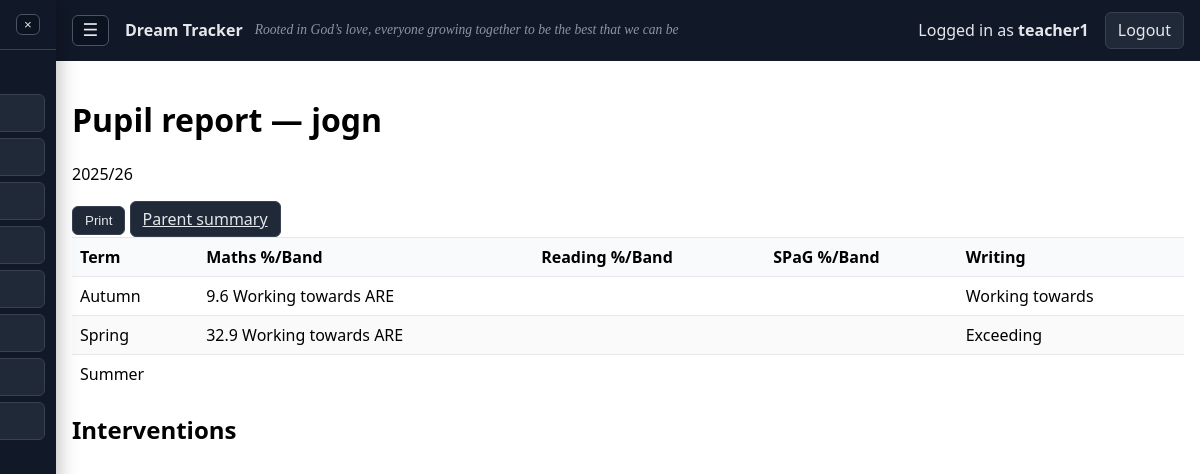
The app's page /reports/pupil/1 (signed in) with its own data.
### models.py (models this page shows, shortened)
class Teacher(UserMixin, db.Model):
    __tablename__ = "teachers"
    id = db.Column(db.Integer, primary_key=True)
    username = db.Column(db.String(80), unique=True, nullable=False)
    password_hash = db.Column(db.String(255), nullable=False)
    class_id = db.Column(db.Integer, db.ForeignKey("classes.id"))
    is_admin = db.Column(db.Boolean, nullable=False, default=False)
    is_active = db.Column(db.Boolean, nullable=False, default=True)
    class_links = db.relationship("TeacherClass", back_populates="teacher", cascade="all, delete-orphan")
    classes = db.relationship("SchoolClass", secondary="teacher_classes", viewonly=True)

class Pupil(db.Model):
    __tablename__ = "pupils"
    id = db.Column(db.Integer, primary_key=True)
    class_id = db.Column(db.Integer, db.ForeignKey("classes.id"), nullable=False)
    number = db.Column(db.Integer, nullable=True)  # optional display No.
    name = db.Column(db.String(120), nullable=False, index=True)
    gender = db.Column(db.String(1), nullable=True)  # 'M' or 'F'
    pupil_premium = db.Column(db.Boolean, default=False)
    laps = db.Column(db.Boolean, default=False)
    service_child = db.Column(db.Boolean, default=False)
    updated_at = db.Column(db.DateTime, default=datetime.utcnow, onupdate=datetime.utcnow)
    results = db.relationship("Result", backref="pupil", cascade="all, delete-orphan")
    writing_results = db.relationship("WritingResult", backref="pupil", cascade="all, delete-orphan")
    sats_scores = db.relationship("SatsScore", backref="pupil", cascade="all, delete-orphan")
    class_history = db.relationship("PupilClassHistory", backref="pupil", cascade="all, delete-orphan")
    __table_args__ = (
    )

class AcademicYear(db.Model):
    __tablename__ = "academic_years"
    id = db.Column(db.Integer, primary_key=True)
    label = db.Column(db.String(9), unique=True, nullable=False)  # "2025/26"
    start_date = db.Column(db.Date, nullable=True)
    end_date = db.Column(db.Date, nullable=True)
    is_current = db.Column(db.Boolean, default=False, nullable=False)

class Result(db.Model):
    __tablename__ = "results"
    id = db.Column(db.Integer, primary_key=True)
    pupil_id = db.Column(db.Integer, db.ForeignKey("pupils.id"), nullable=False)
    academic_year_id = db.Column(db.Integer, db.ForeignKey("academic_years.id"), nullable=False)
    academic_year = db.relationship("AcademicYear")
    class_id_snapshot = db.Column(db.Integer, db.ForeignKey("classes.id"), nullable=True)
    term = db.Column(db.String(10), nullable=False)  # "Autumn" | "Spring" | "Summer"
    subject = db.Column(db.String(20), nullable=False, default="maths", index=True)
    arithmetic = db.Column(db.Float, nullable=True)
    reasoning = db.Column(db.Float, nullable=True)
    reading_p1 = db.Column(db.Float, nullable=True)
    reading_p2 = db.Column(db.Float, nullable=True)
    spelling = db.Column(db.Float, nullable=True)
    grammar = db.Column(db.Float, nullable=True)
    combined_pct = db.Column(db.Float, nullable=True)  # auto-calculated
    summary = db.Column(db.String(30), nullable=True)  # auto-assigned band (text)
    note = db.Column(db.Text, nullable=True)
    created_at = db.Column(db.DateTime, default=datetime.utcnow)
    updated_at = db.Column(db.DateTime, default=datetime.utcnow, onupdate=datetime.utcnow)
    updated_by_teacher_id = db.Column(db.Integer, db.ForeignKey("teachers.id"), nullable=True)
    __table_args__ = (
        db.UniqueConstraint('pupil_id', 'academic_year_id', 'term', 'subject', name='uq_pupil_year_term_subject'),
    )

class WritingResult(db.Model):
    __tablename__ = "writing_results"
    id = db.Column(db.Integer, primary_key=True)
    pupil_id = db.Column(db.Integer, db.ForeignKey("pupils.id"), nullable=False)
    academic_year_id = db.Column(db.Integer, db.ForeignKey("academic_years.id"), nullable=False)
    academic_year = db.relationship("AcademicYear")
    term = db.Column(db.String(10), nullable=False)  # "Autumn" | "Spring" | "Summer"
    band = db.Column(db.String(30), nullable=False)  # working_towards | working_at | exceeding
    note = db.Column(db.Text, nullable=True)
    created_at = db.Column(db.DateTime, default=datetime.utcnow)
    __table_args__ = (
        db.UniqueConstraint('pupil_id', 'academic_year_id', 'term', name='uq_writing_pupil_year_term'),
    )

### app.py (the view)
    @app.route("/reports/pupil/<int:pupil_id>")
    @login_required
    def report_pupil(pupil_id):
        pupil = Pupil.query.get_or_404(pupil_id)
        require_pupil_access(pupil)
        year = parse_year_id_or_current(request.args.get("year"))
        subject = (request.args.get("subject") or "maths").strip().lower()
        if subject not in (*SUBJECTS, "writing"):
            subject = "maths"
        results = Result.query.filter_by(pupil_id=pupil.id, academic_year_id=year.id).all()
        writing = WritingResult.query.filter_by(pupil_id=pupil.id, academic_year_id=year.id).all()
        interventions = Intervention.query.filter_by(pupil_id=pupil.id, academic_year_id=year.id).order_by(Intervention.created_at.desc()).all()
        by_term = {t: {"core": {}, "combined": None, "band": None} for t in TERMS}
        for r in results:
            bucket = by_term.get(r.term)
            if not bucket:
                continue
            bucket["core"][r.subject] = {"a": r.arithmetic if r.subject == 'maths' else (r.reading_p1 if r.subject == 'reading' else r.spelling), "b": r.reasoning if r.subject == 'maths' else (r.reading_p2 if r.subject == 'reading' else r.grammar), "combined": r.combined_pct, "band": r.summary}
        for w in writing:
            if w.term in by_term:
                by_term[w.term]["writing_band"] = writing_band_label(w.band)
        return render_template("report_pupil.html", pupil=pupil, year=year, by_term=by_term, interventions=interventions, subject=subject, terms=TERMS)

### templates/report_pupil.html (shortened to what this page needs)
{% extends "layout.html" %}
{% block content %}
<h1>Pupil report — {{ pupil.name }}</h1>
<p>{{ year.label }}</p>
<button class="button" onclick="window.print()">Print</button>
<a class="button" href="{{ url_for('report_parent_summary', pupil_id=pupil.id, year=year.id) }}">Parent summary</a>
<table class="table-sticky"><thead><tr><th>Term</th><th>Maths %/Band</th><th>Reading %/Band</th><th>SPaG %/Band</th><th>Writing</th></tr></thead><tbody>
{% for t in terms %}
<tr>
<td>{{ t }}</td>
<td>{{ by_term[t].core.get('maths',{}).get('combined','') }} {{ by_term[t].core.get('maths',{}).get('band','') }}</td>
<td>{{ by_term[t].core.get('reading',{}).get('combined','') }} {{ by_term[t].core.get('reading',{}).get('band','') }}</td>
<td>{{ by_term[t].core.get('spag',{}).get('combined','') }} {{ by_term[t].core.get('spag',{}).get('band','') }}</td>
<td>{{ by_term[t].get('writing_band','') }}</td>
</tr>
{% endfor %}</tbody></table>
<h2>Interventions</h2>
{% endblock %}

### templates/layout.html (shortened to what this page needs)
<!doctype html>
<html lang="en">
<head>
</head>
<body>
  {% set sidebar_params = namespace(values={}) %}
  {% for key in ['year','term','class','gender','pp','laps','svc','min_pct','max_pct','band'] %}
    {% if request.args.get(key) %}
      {% set _ = sidebar_params.values.update({key: request.args.get(key)}) %}
    {% endif %}
  {% endfor %}
  {% set sidebar_subject = request.view_args.get('subject') if request.view_args and request.view_args.get('subject') else request.args.get('subject', 'maths') %}
  {% set sidebar_mode = request.args.get('mode', 'table' if current_user.is_admin else 'home') %}
  {% set reports_href = url_for('reports', **sidebar_params.values) %}
  {% set is_year6_menu = y6_nav is not none %}
  {% if current_user.is_authenticated %}
    <div id="sidebarHoverZone" class="hover-zone" aria-hidden="true"></div>
    <aside id="sidebar" class="sidebar" aria-label="Main menu">
      <div class="sidebar-head">
        <button id="menuCloseBtn" class="sidebar-close" aria-label="Close menu" type="button">×</button>
      </div>
      <nav class="sidebar-nav">
        <div class="section-title">Teacher</div>
        {% if is_year6_menu %}
          <a class="sidebar-link {{ 'active' if request.endpoint == 'y6_home' or (request.endpoint == 'dashboard' and sidebar_mode == 'home') else '' }}" href="{{ url_for('y6_home', **sidebar_params.values) }}">Home</a>
          <a class="sidebar-link {{ 'active' if request.endpoint in ['y6_sats_tracker', 'sats_page'] else '' }}" href="{{ url_for('y6_sats_tracker', **sidebar_params.values) }}">SATs Tracker</a>
          <a class="sidebar-link {{ 'active' if request.endpoint in ['y6_writing', 'writing_dashboard'] or (request.endpoint == 'dashboard' and sidebar_subject == 'writing') else '' }}" href="{{ url_for('y6_writing', **sidebar_params.values) }}">Writing</a>
          <a class="sidebar-link {{ 'active' if request.endpoint in ['y6_reports', 'reports'] else '' }}" href="{{ url_for('y6_reports', **sidebar_params.values) }}">Reports</a>
        {% else %}
          <a class="sidebar-link {{ 'active' if request.endpoint == 'dashboard' and sidebar_mode == 'home' else '' }}" href="{{ url_for('dashboard', subject='maths', mode='home', **sidebar_params.values) }}">Home</a>
          <a class="sidebar-link {{ 'active' if request.endpoint == 'dashboard' and sidebar_mode == 'table' and sidebar_subject == 'maths' else '' }}" href="{{ url_for('dashboard', subject='maths', mode='table', **sidebar_params.values) }}">Maths</a>
          <a class="sidebar-link {{ 'active' if request.endpoint == 'dashboard' and sidebar_mode == 'table' and sidebar_subject == 'reading' else '' }}" href="{{ url_for('dashboard', subject='reading', mode='table', **sidebar_params.values) }}">Reading</a>
          <a class="sidebar-link {{ 'active' if request.endpoint == 'dashboard' and sidebar_mode == 'table' and sidebar_subject == 'spag' else '' }}" href="{{ url_for('dashboard', subject='spag', mode='table', **sidebar_params.values) }}">SPaG</a>
          <a class="sidebar-link {{ 'active' if request.endpoint == 'dashboard' and sidebar_mode == 'table' and sidebar_subject == 'writing' else '' }}" href="{{ url_for('dashboard', subject='writing', mode='table', **sidebar_params.values) }}">Writing</a>
          <a class="sidebar-link {{ 'active' if request.endpoint == 'assessments' else '' }}" href="{{ url_for('assessments') }}">GAP</a>
          <a class="sidebar-link {{ 'active' if request.endpoint == 'interventions' else '' }}" href="{{ url_for('interventions') }}">Interventions</a>
          <a class="sidebar-link {{ 'active' if request.endpoint == 'reports' else '' }}" href="{{ reports_href }}">Reports</a>
        {% endif %}
      </nav>
    </aside>
  {% endif %}
  <header class="bar">
    {% if current_user.is_authenticated %}
      <button id="menuBtn" class="menu-btn" aria-label="Open menu" type="button">☰</button>
    {% endif %}
    <div class="brand-wrap">
      <a class="brand" href="{{ url_for('index') }}">Dream Tracker</a>
      <span class="school-motto">Rooted in God’s love, everyone growing together to be the best that we can be</span>
    </div>
    {% if current_user.is_authenticated %}
      <span>Logged in as <strong>{{ current_user.username }}</strong></span>
      <a class="button" href="{{ url_for('logout') }}">Logout</a>
    {% else %}
      <a class="button" href="{{ url_for('login') }}">Login</a>
    {% endif %}
  </header>
  <main>
    {% block content %}{% endblock %}
  </main>
</body>
</html>

### templates/layout.html (style rules this page uses)
html, body { height: 100%; }
body { font-family: system-ui, -apple-system, Segoe UI, Roboto, Arial, sans-serif; margin: 0; padding: 0; display: block; width: 100%; overflow-x: hidden; }
header.bar { display: flex; align-items: center; flex-wrap: wrap; gap: 1rem; padding: 0.75rem 1rem; background: #111827; color: #e5e7eb; width: 100%; box-sizing: border-box; }
header.bar .brand { color: #e5e7eb; text-decoration: none; font-weight: 700; white-space: nowrap; }
header.bar .brand-wrap { display: inline-flex; align-items: center; position: relative; }
.school-motto { position: absolute; left: calc(100% + 0.75rem); font-family: "Georgia", "Times New Roman", cursive; font-style: italic; font-size: 0.85rem; color: #9ca3af; white-space: nowrap; opacity: 0.9; }
.menu-btn { border: 1px solid #4b5563; border-radius: 6px; background: #0b1220; color: #e5e7eb; font-size: 1.1rem; line-height: 1; padding: 0.35rem 0.6rem; cursor: pointer; }
header.bar a { color: #e5e7eb; text-decoration: none; }
.sidebar { position: fixed; top: 0; left: 0; height: 100vh; width: 260px; background: #111827; color: #e5e7eb; z-index: 30; box-shadow: 3px 0 18px rgba(0, 0, 0, 0.25); transform: translateX(-204px); transition: transform 0.2s ease; overflow-y: auto; }
.hover-zone { position: fixed; top: 0; left: 0; bottom: 0; width: 20px; z-index: 25; background: transparent; }
.sidebar-head { display: flex; align-items: center; justify-content: space-between; padding: 0.85rem 1rem; border-bottom: 1px solid #374151; font-weight: 700; }
.sidebar-close { border: 1px solid #4b5563; border-radius: 6px; background: #0b1220; color: #e5e7eb; line-height: 1; padding: 0.2rem 0.45rem; cursor: pointer; }
.sidebar-nav { display: flex; flex-direction: column; gap: 0.35rem; padding: 0.7rem; }
.sidebar-nav .section-title { color: #9ca3af; font-size: 0.8rem; text-transform: uppercase; letter-spacing: 0.02em; margin: 0.45rem 0 0.1rem; padding: 0 0.45rem; }
.sidebar-link { color: #e5e7eb; text-decoration: none; border: 1px solid #374151; border-radius: 6px; background: #1f2937; padding: 0.45rem 0.6rem; white-space: nowrap; overflow: hidden; text-overflow: ellipsis; }
a.button, button.button, .button { display: inline-block; padding: 0.4rem 0.75rem; border: 1px solid #374151; border-radius: 6px; background: #1f2937; color: #e5e7eb; white-space: nowrap; }
main { padding: 1rem; }
body.has-sidebar main, body.has-sidebar header.bar { padding-left: calc(56px + 1rem); }
table { width: 100%; border-collapse: collapse; }
th, td { padding: 0.5rem; border-top: 1px solid #e5e7eb; text-align: left; vertical-align: top; }
th { background: #f9fafb; }
tbody tr:nth-child(even) { background: #fafafa; }
.table-sticky thead th { position: sticky; top: 0; z-index: 2; }

### records on screen
Teacher: username "teacher1"
Pupil: name "jogn"
AcademicYear: label "2025/26"
Result: combined_pct "9.6", summary "Working towards ARE"
WritingResult: term "Spring", band "Exceeding"
Result: combined_pct "32.9", summary "Working towards ARE"

### other values on screen
{{ t }} "Autumn" "Summer"
{{ by_term[t].get('writing_band','') }} "Working towards"
